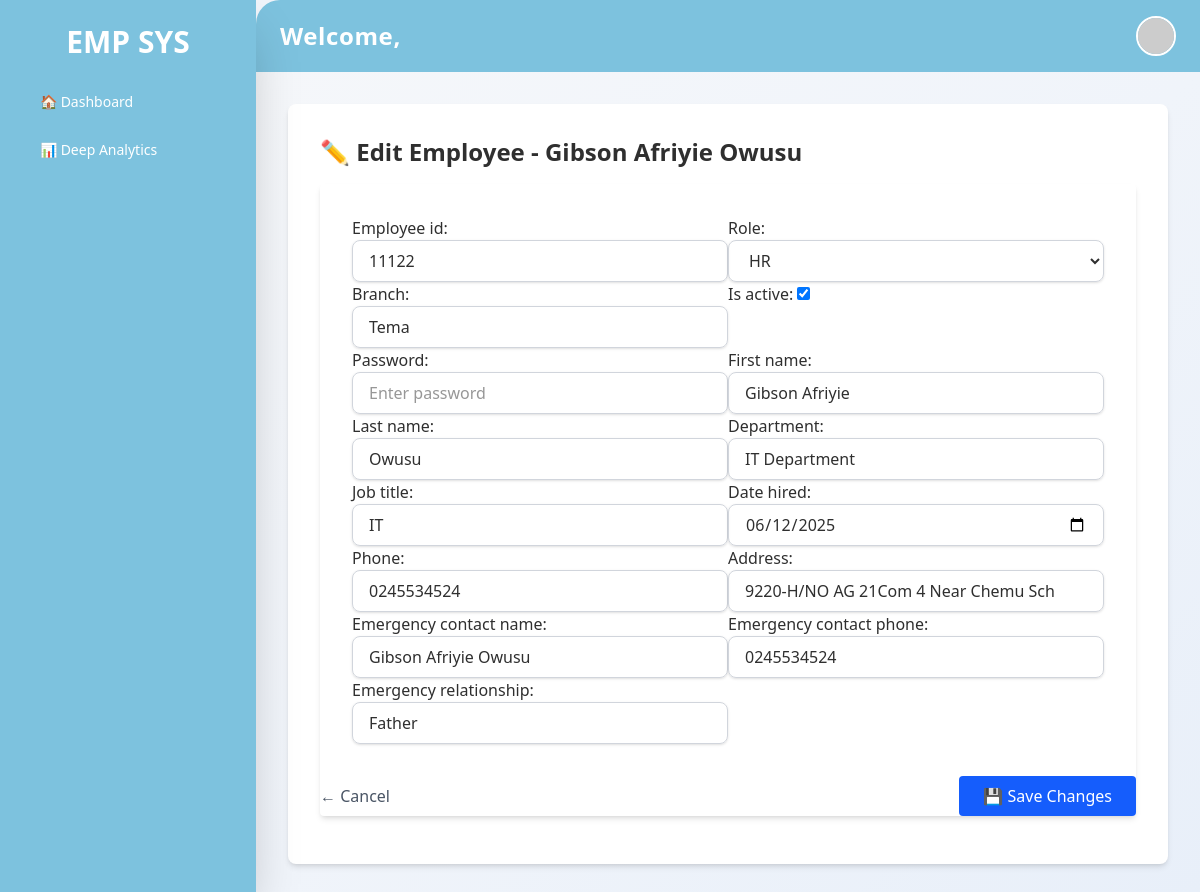
The page /employees/edit/2/ (signed in) on the database as committed earlier.
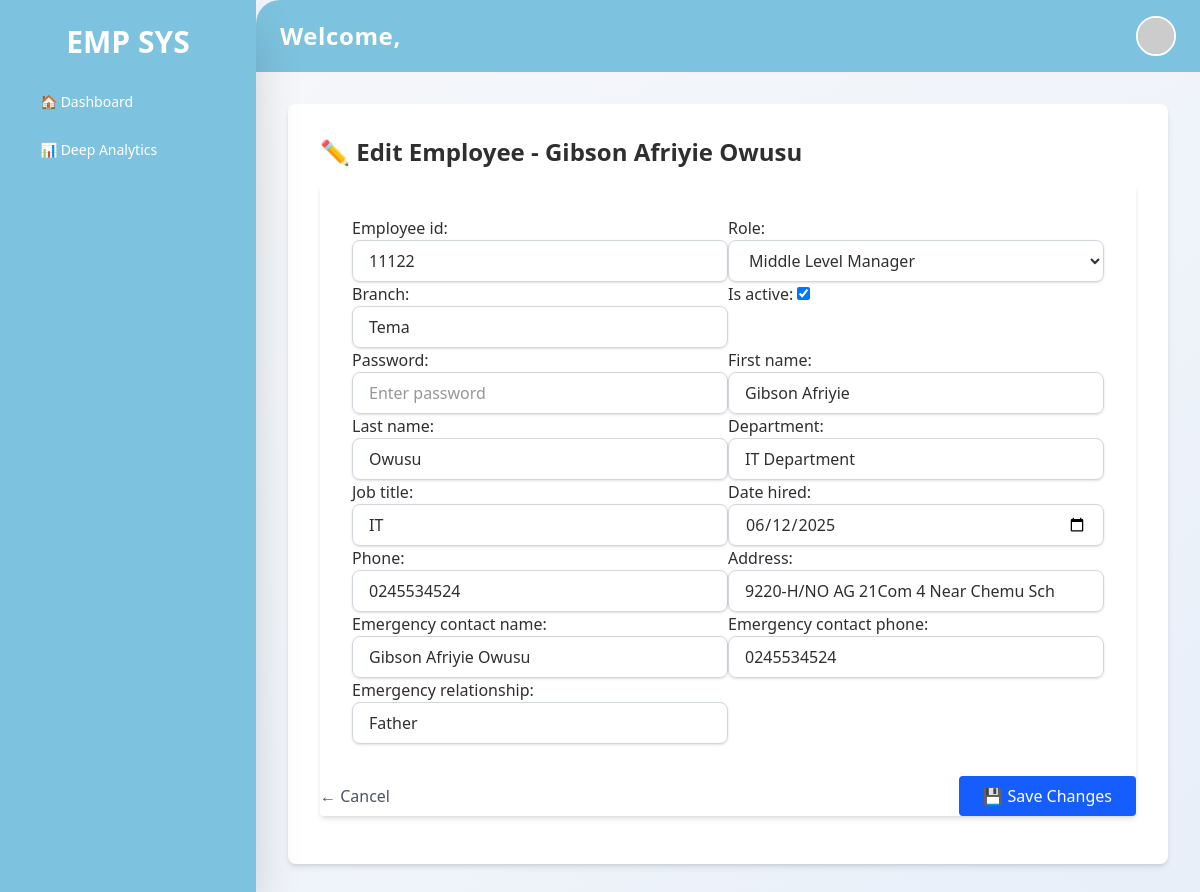
The same page on the database as committed later.
### performance_app/models.py (models this page shows)
class User(AbstractBaseUser, PermissionsMixin):
    ROLE_CHOICES = [
        ('HR', 'HR'),
        ('HIGH_MANAGER', 'High Level Manager'),
        ('MIDDLE_MANAGER', 'Middle Level Manager'),
        ('MANAGER', 'Low Level Manager'),
        ('EMPLOYEE', 'Employee'),
    ]
    employee_id = models.CharField(max_length=20, unique=True)
    role = models.CharField(max_length=20, choices=ROLE_CHOICES)
    branch = models.CharField(max_length=100, blank=True, null=True)
    is_active = models.BooleanField(default=True)
    is_staff = models.BooleanField(default=False)
    USERNAME_FIELD = 'employee_id'
    REQUIRED_FIELDS = []
    objects = CustomUserManager()
    def __str__(self):
        return f"{self.employee_id} - {self.role}"

### performance_app/views.py (the view)
# urls.py: path('employees/edit/<int:user_id>/', views.edit_employee, name='edit_employee'),
@login_required
def edit_employee(request, user_id):
    user = get_object_or_404(User, id=user_id)
    profile = get_object_or_404(EmployeeProfile, user=user)
    if request.method == 'POST':
        user_form = EditUserForm(request.POST, instance=user)
        profile_form = EmployeeProfileForm(request.POST, instance=profile)
        if user_form.is_valid() and profile_form.is_valid():
            user_form.save()
            profile_form.save()
            messages.success(request, 'Employee updated successfully.')
            return redirect('employee_management')
        else:
            messages.error(request, 'Please correct the errors below.')
    else:
        user_form = EditUserForm(instance=user)
        profile_form = EmployeeProfileForm(instance=profile)
    return render(request, 'dashboard/hr/edit_employee.html', {
        'user_form': user_form,
        'profile_form': profile_form,
        'employee': profile
    })

### theme/templates/dashboard/hr/edit_employee.html (shortened to what this page needs)
{% extends 'base.html' %}
{% load static %}
{% block content %}
<div class="container mx-auto py-6 max-w-4xl p-8 bg-white rounded-lg shadow-md">
    <h2 class="text-2xl font-bold mb-4">✏️ Edit Employee - {{ employee.first_name }} {{ employee.last_name }}</h2>
    <form method="post" class="bg-white shadow-md rounded px-8 pt-6 pb-8 mb-4 space-y-4">
        <div class="grid grid-cols-1 md:grid-cols-2 gap-4 p-8">
            {{ user_form.as_p }}
            {{ profile_form.as_p }}
        </div>
        <div class="flex justify-between items-center mt-6">
            <a href="{% url 'employee_management' %}" class="text-gray-600 hover:underline">← Cancel</a>
            <button type="submit" class="bg-blue-600 text-white px-6 py-2 rounded hover:bg-blue-700 transition">💾 Save Changes</button>
        </div>
    </form>
</div>
{% endblock %}

Rows that differ between the two databases and show on the page:
changed User "Tema": role "HR" → "Middle Level Manager"
